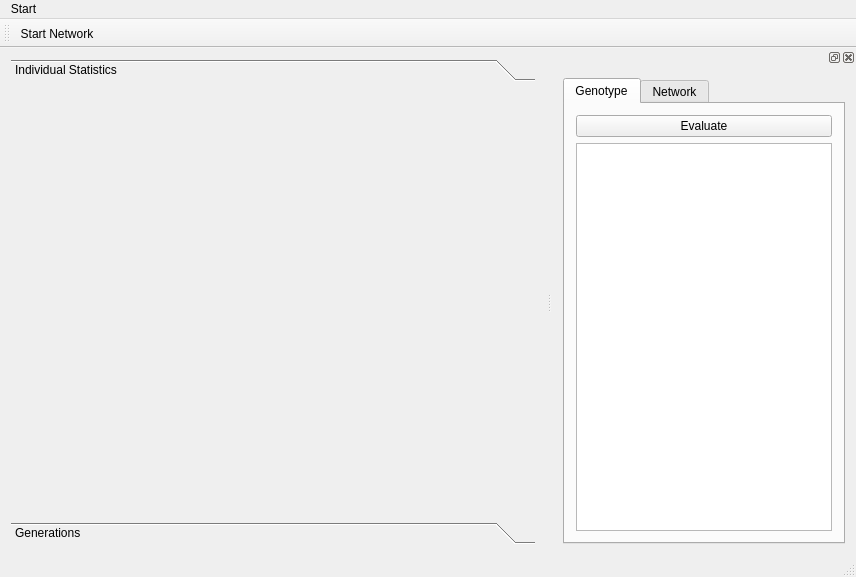
<?xml version="1.0" encoding="UTF-8"?>
<ui version="4.0">
 <class>MainWindow</class>
 <widget class="QMainWindow" name="MainWindow">
  <property name="geometry">
   <rect>
    <x>0</x>
    <y>0</y>
    <width>856</width>
    <height>577</height>
   </rect>
  </property>
  <property name="windowTitle">
   <string>MainWindow</string>
  </property>
  <widget class="QWidget" name="centralwidget">
   <layout class="QVBoxLayout" name="verticalLayout_4">
    <item>
     <widget class="QToolBox" name="toolBox">
      <property name="currentIndex">
       <number>0</number>
      </property>
      <widget class="QWidget" name="page">
       <property name="geometry">
        <rect>
         <x>0</x>
         <y>0</y>
         <width>539</width>
         <height>441</height>
        </rect>
       </property>
       <attribute name="label">
        <string>Individual Statistics</string>
       </attribute>
       <layout class="QHBoxLayout" name="horizontalLayout_3">
        <item>
         <layout class="QVBoxLayout" name="verticalLayout_3">
          <item>
           <widget class="QCustomPlot" name="plot_individual" native="true"/>
          </item>
         </layout>
        </item>
       </layout>
      </widget>
      <widget class="QWidget" name="page_2">
       <property name="geometry">
        <rect>
         <x>0</x>
         <y>0</y>
         <width>539</width>
         <height>441</height>
        </rect>
       </property>
       <attribute name="label">
        <string>Generations</string>
       </attribute>
       <layout class="QHBoxLayout" name="horizontalLayout_4">
        <item>
         <widget class="QCustomPlot" name="plot" native="true"/>
        </item>
       </layout>
      </widget>
     </widget>
    </item>
   </layout>
  </widget>
  <widget class="QMenuBar" name="menubar">
   <property name="geometry">
    <rect>
     <x>0</x>
     <y>0</y>
     <width>856</width>
     <height>21</height>
    </rect>
   </property>
   <widget class="QMenu" name="menuStart">
    <property name="title">
     <string>Start</string>
    </property>
    <addaction name="actionStart"/>
   </widget>
   <addaction name="menuStart"/>
  </widget>
  <widget class="QStatusBar" name="statusbar"/>
  <widget class="QToolBar" name="toolBar">
   <property name="windowTitle">
    <string>toolBar</string>
   </property>
   <attribute name="toolBarArea">
    <enum>TopToolBarArea</enum>
   </attribute>
   <attribute name="toolBarBreak">
    <bool>false</bool>
   </attribute>
   <addaction name="actionStart"/>
  </widget>
  <widget class="QDockWidget" name="dockWidget_4">
   <attribute name="dockWidgetArea">
    <number>2</number>
   </attribute>
   <widget class="QWidget" name="dockWidgetContents_4">
    <layout class="QVBoxLayout" name="verticalLayout_12">
     <item>
      <widget class="QTabWidget" name="tabWidget">
       <property name="currentIndex">
        <number>0</number>
       </property>
       <widget class="QWidget" name="tab">
        <attribute name="title">
         <string>Genotype</string>
        </attribute>
        <layout class="QVBoxLayout" name="verticalLayout_2">
         <item>
          <layout class="QVBoxLayout" name="verticalLayout">
           <item>
            <widget class="QPushButton" name="pushButton">
             <property name="text">
              <string>Evaluate</string>
             </property>
            </widget>
           </item>
           <item>
            <widget class="QTextEdit" name="textEdit_2"/>
           </item>
          </layout>
         </item>
        </layout>
       </widget>
       <widget class="QWidget" name="tab_2">
        <attribute name="title">
         <string>Network</string>
        </attribute>
       </widget>
      </widget>
     </item>
    </layout>
   </widget>
  </widget>
  <action name="actionStart">
   <property name="text">
    <string>Start Network</string>
   </property>
  </action>
 </widget>
 <layoutdefault spacing="6" margin="11"/>
 <customwidgets>
  <customwidget>
   <class>QCustomPlot</class>
   <extends>QWidget</extends>
   <header>Widgets/qcustomplot.h</header>
   <container>1</container>
  </customwidget>
 </customwidgets>
 <resources/>
 <connections/>
</ui>
